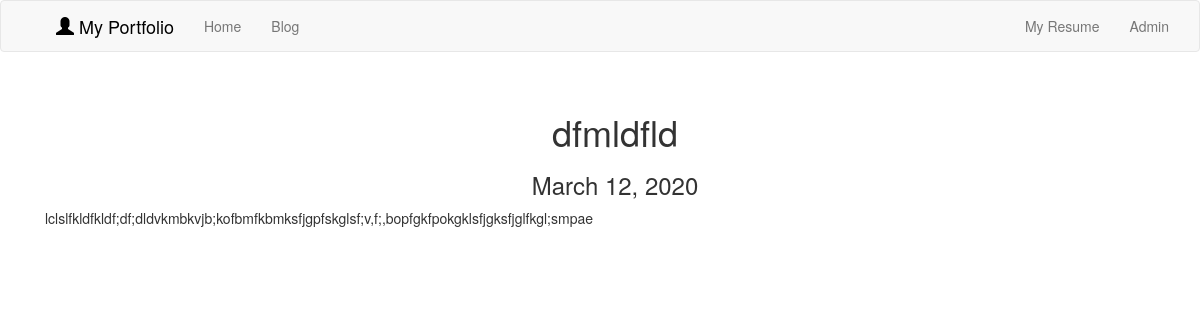
The page /blog/details/2 on the database its author committed.
### blog/models.py (models this page shows, shortened)
class BlogProject(models.Model):
    title = models.CharField(max_length = 100)
    blog_text = models.TextField()
    date = models.DateField()

### blog/views.py (the view)
# urls.py: path('details/<int:blog_id>',views.details, name = 'details'),
def details(request,blog_id):
    blog = get_object_or_404(BlogProject, pk=blog_id)
    return render(request,'blog/details.html',{'blog':blog})

### templates/blog/details.html
{% extends 'base.html' %}
{% load static %}
{% block body %}
<div class="container ">
  <h1 style="text-align:center;">{{blog.title}}</h1>
  <h3 style="text-align:center;">{{blog.date}}</h3>
  <p>{{blog.blog_text|safe}}</p>
</div>
{% endblock %}

### rows shown on the page
BlogProject: title "dfmldfld", date "March 12, 2020", blog_text "lclslfkldfkldf;df;dldvkmbkvjb;kofbmfkbmksfjgpfskglsf;v,f;,bopfgkfpokgklsfjgksfjglfkgl;smpae"
